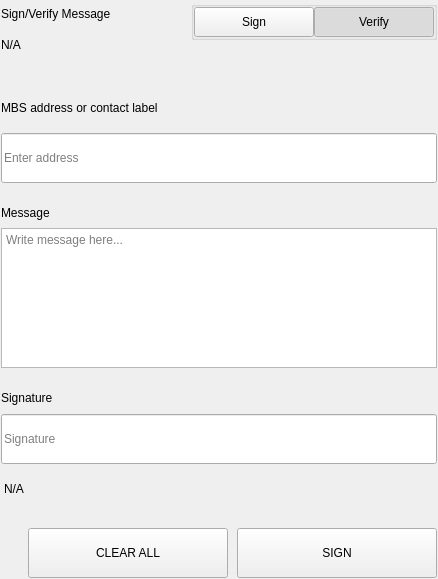
<?xml version="1.0" encoding="UTF-8"?>
<ui version="4.0">
 <class>SettingsSignMessageWidgets</class>
 <widget class="QWidget" name="SettingsSignMessageWidgets">
  <property name="geometry">
   <rect>
    <x>0</x>
    <y>0</y>
    <width>438</width>
    <height>579</height>
   </rect>
  </property>
  <property name="windowTitle">
   <string>Form</string>
  </property>
  <layout class="QVBoxLayout" name="verticalLayout">
   <property name="spacing">
    <number>0</number>
   </property>
   <property name="leftMargin">
    <number>0</number>
   </property>
   <property name="topMargin">
    <number>0</number>
   </property>
   <property name="rightMargin">
    <number>0</number>
   </property>
   <property name="bottomMargin">
    <number>0</number>
   </property>
   <item>
    <widget class="QWidget" name="left" native="true">
     <layout class="QVBoxLayout" name="verticalLayout_3">
      <property name="leftMargin">
       <number>0</number>
      </property>
      <property name="topMargin">
       <number>0</number>
      </property>
      <property name="rightMargin">
       <number>0</number>
      </property>
      <property name="bottomMargin">
       <number>0</number>
      </property>
      <item>
       <widget class="QWidget" name="container_sign" native="true">
        <layout class="QVBoxLayout" name="verticalLayout_2">
         <property name="spacing">
          <number>0</number>
         </property>
         <property name="leftMargin">
          <number>1</number>
         </property>
         <property name="topMargin">
          <number>1</number>
         </property>
         <property name="rightMargin">
          <number>1</number>
         </property>
         <property name="bottomMargin">
          <number>1</number>
         </property>
         <item>
          <layout class="QHBoxLayout" name="horizontalLayout_3" stretch="3,1">
           <property name="spacing">
            <number>40</number>
           </property>
           <item>
            <layout class="QVBoxLayout" name="verticalLayoutTitle">
             <property name="spacing">
              <number>5</number>
             </property>
             <item>
              <widget class="QLabel" name="labelTitle">
               <property name="text">
                <string>Sign/Verify Message</string>
               </property>
              </widget>
             </item>
             <item>
              <widget class="QLabel" name="labelSubtitle1">
               <property name="text">
                <string notr="true">N/A</string>
               </property>
               <property name="wordWrap">
                <bool>true</bool>
               </property>
              </widget>
             </item>
            </layout>
           </item>
           <item alignment="Qt::AlignRight|Qt::AlignTop">
            <widget class="QWidget" name="containerSwitch" native="true">
             <property name="styleSheet">
              <string notr="true">#containerSwitch{
	padding-top:9px;
}</string>
             </property>
             <layout class="QVBoxLayout" name="verticalLayout_6">
              <property name="spacing">
               <number>4</number>
              </property>
              <property name="leftMargin">
               <number>0</number>
              </property>
              <property name="topMargin">
               <number>0</number>
              </property>
              <property name="rightMargin">
               <number>0</number>
              </property>
              <property name="bottomMargin">
               <number>0</number>
              </property>
              <item alignment="Qt::AlignRight">
               <widget class="QGroupBox" name="groupBox">
                <property name="sizePolicy">
                 <sizepolicy hsizetype="Fixed" vsizetype="Preferred">
                  <horstretch>0</horstretch>
                  <verstretch>0</verstretch>
                 </sizepolicy>
                </property>
                <property name="title">
                 <string/>
                </property>
                <property name="alignment">
                 <set>Qt::AlignRight|Qt::AlignTop|Qt::AlignTrailing</set>
                </property>
                <layout class="QHBoxLayout" name="horizontalLayout_4">
                 <property name="spacing">
                  <number>0</number>
                 </property>
                 <property name="leftMargin">
                  <number>0</number>
                 </property>
                 <property name="topMargin">
                  <number>0</number>
                 </property>
                 <property name="rightMargin">
                  <number>0</number>
                 </property>
                 <property name="bottomMargin">
                  <number>0</number>
                 </property>
                 <item>
                  <widget class="QPushButton" name="pushSign">
                   <property name="minimumSize">
                    <size>
                     <width>120</width>
                     <height>30</height>
                    </size>
                   </property>
                   <property name="maximumSize">
                    <size>
                     <width>120</width>
                     <height>30</height>
                    </size>
                   </property>
                   <property name="focusPolicy">
                    <enum>Qt::NoFocus</enum>
                   </property>
                   <property name="text">
                    <string>Sign</string>
                   </property>
                   <property name="checkable">
                    <bool>true</bool>
                   </property>
                   <property name="autoExclusive">
                    <bool>true</bool>
                   </property>
                  </widget>
                 </item>
                 <item>
                  <widget class="QPushButton" name="pushVerify">
                   <property name="minimumSize">
                    <size>
                     <width>120</width>
                     <height>30</height>
                    </size>
                   </property>
                   <property name="maximumSize">
                    <size>
                     <width>120</width>
                     <height>30</height>
                    </size>
                   </property>
                   <property name="focusPolicy">
                    <enum>Qt::NoFocus</enum>
                   </property>
                   <property name="text">
                    <string>Verify</string>
                   </property>
                   <property name="checkable">
                    <bool>true</bool>
                   </property>
                   <property name="checked">
                    <bool>true</bool>
                   </property>
                   <property name="autoExclusive">
                    <bool>true</bool>
                   </property>
                  </widget>
                 </item>
                </layout>
               </widget>
              </item>
              <item alignment="Qt::AlignHCenter|Qt::AlignTop">
               <widget class="QLabel" name="labelSubtitleSwitch">
                <property name="text">
                 <string/>
                </property>
                <property name="alignment">
                 <set>Qt::AlignRight|Qt::AlignTrailing|Qt::AlignVCenter</set>
                </property>
               </widget>
              </item>
             </layout>
            </widget>
           </item>
          </layout>
         </item>
         <item>
          <spacer name="verticalSpacer_2">
           <property name="orientation">
            <enum>Qt::Vertical</enum>
           </property>
           <property name="sizeType">
            <enum>QSizePolicy::Fixed</enum>
           </property>
           <property name="sizeHint" stdset="0">
            <size>
             <width>20</width>
             <height>40</height>
            </size>
           </property>
          </spacer>
         </item>
         <item>
          <widget class="QWidget" name="containerAddress" native="true">
           <property name="sizePolicy">
            <sizepolicy hsizetype="Preferred" vsizetype="Fixed">
             <horstretch>0</horstretch>
             <verstretch>0</verstretch>
            </sizepolicy>
           </property>
           <layout class="QVBoxLayout" name="verticalLayout_5" stretch="0,0">
            <property name="spacing">
             <number>15</number>
            </property>
            <property name="leftMargin">
             <number>0</number>
            </property>
            <property name="topMargin">
             <number>0</number>
            </property>
            <property name="rightMargin">
             <number>0</number>
            </property>
            <property name="bottomMargin">
             <number>0</number>
            </property>
            <item>
             <widget class="QLabel" name="labelSubtitleAddress">
              <property name="minimumSize">
               <size>
                <width>0</width>
                <height>20</height>
               </size>
              </property>
              <property name="maximumSize">
               <size>
                <width>16777215</width>
                <height>20</height>
               </size>
              </property>
              <property name="text">
               <string>MBS address or contact label</string>
              </property>
             </widget>
            </item>
            <item>
             <widget class="QLineEdit" name="addressIn_SM">
              <property name="minimumSize">
               <size>
                <width>0</width>
                <height>50</height>
               </size>
              </property>
              <property name="maximumSize">
               <size>
                <width>16777215</width>
                <height>50</height>
               </size>
              </property>
              <property name="placeholderText">
               <string>Enter address</string>
              </property>
             </widget>
            </item>
           </layout>
          </widget>
         </item>
         <item>
          <spacer name="verticalSpacer_3">
           <property name="orientation">
            <enum>Qt::Vertical</enum>
           </property>
           <property name="sizeType">
            <enum>QSizePolicy::Fixed</enum>
           </property>
           <property name="sizeHint" stdset="0">
            <size>
             <width>20</width>
             <height>20</height>
            </size>
           </property>
          </spacer>
         </item>
         <item>
          <layout class="QVBoxLayout" name="verticalLayout_9">
           <property name="spacing">
            <number>5</number>
           </property>
           <item>
            <widget class="QLabel" name="labelSubtitleMessage">
             <property name="minimumSize">
              <size>
               <width>0</width>
               <height>20</height>
              </size>
             </property>
             <property name="maximumSize">
              <size>
               <width>16777215</width>
               <height>20</height>
              </size>
             </property>
             <property name="text">
              <string>Message</string>
             </property>
            </widget>
           </item>
           <item>
            <widget class="QPlainTextEdit" name="messageIn_SM">
             <property name="minimumSize">
              <size>
               <width>0</width>
               <height>140</height>
              </size>
             </property>
             <property name="maximumSize">
              <size>
               <width>16777215</width>
               <height>140</height>
              </size>
             </property>
             <property name="placeholderText">
              <string>Write message here...</string>
             </property>
            </widget>
           </item>
          </layout>
         </item>
         <item>
          <spacer name="verticalSpacer_4">
           <property name="orientation">
            <enum>Qt::Vertical</enum>
           </property>
           <property name="sizeType">
            <enum>QSizePolicy::Fixed</enum>
           </property>
           <property name="sizeHint" stdset="0">
            <size>
             <width>20</width>
             <height>20</height>
            </size>
           </property>
          </spacer>
         </item>
         <item>
          <widget class="QWidget" name="widget" native="true">
           <property name="minimumSize">
            <size>
             <width>0</width>
             <height>75</height>
            </size>
           </property>
           <property name="maximumSize">
            <size>
             <width>16777215</width>
             <height>16777215</height>
            </size>
           </property>
           <layout class="QVBoxLayout" name="verticalLayout_4">
            <property name="leftMargin">
             <number>0</number>
            </property>
            <property name="topMargin">
             <number>0</number>
            </property>
            <property name="rightMargin">
             <number>0</number>
            </property>
            <property name="bottomMargin">
             <number>0</number>
            </property>
            <item>
             <widget class="QLabel" name="labelSubtitleSignature">
              <property name="minimumSize">
               <size>
                <width>0</width>
                <height>20</height>
               </size>
              </property>
              <property name="maximumSize">
               <size>
                <width>16777215</width>
                <height>20</height>
               </size>
              </property>
              <property name="text">
               <string>Signature</string>
              </property>
             </widget>
            </item>
            <item>
             <widget class="QLineEdit" name="signatureOut_SM">
              <property name="minimumSize">
               <size>
                <width>0</width>
                <height>50</height>
               </size>
              </property>
              <property name="placeholderText">
               <string>Signature</string>
              </property>
             </widget>
            </item>
           </layout>
          </widget>
         </item>
         <item>
          <widget class="QLabel" name="statusLabel_SM">
           <property name="styleSheet">
            <string notr="true">padding-top:5px;</string>
           </property>
           <property name="text">
            <string notr="true">N/A</string>
           </property>
          </widget>
         </item>
         <item>
          <spacer name="verticalSpacer">
           <property name="orientation">
            <enum>Qt::Vertical</enum>
           </property>
           <property name="sizeType">
            <enum>QSizePolicy::Fixed</enum>
           </property>
           <property name="sizeHint" stdset="0">
            <size>
             <width>20</width>
             <height>20</height>
            </size>
           </property>
          </spacer>
         </item>
         <item>
          <layout class="QHBoxLayout" name="horizontalLayout_7">
           <property name="spacing">
            <number>9</number>
           </property>
           <item>
            <spacer name="horizontalSpacer_5">
             <property name="orientation">
              <enum>Qt::Horizontal</enum>
             </property>
             <property name="sizeType">
              <enum>QSizePolicy::Expanding</enum>
             </property>
             <property name="sizeHint" stdset="0">
              <size>
               <width>40</width>
               <height>20</height>
              </size>
             </property>
            </spacer>
           </item>
           <item>
            <widget class="QPushButton" name="pushButtonClear">
             <property name="minimumSize">
              <size>
               <width>200</width>
               <height>50</height>
              </size>
             </property>
             <property name="focusPolicy">
              <enum>Qt::NoFocus</enum>
             </property>
             <property name="text">
              <string>CLEAR ALL</string>
             </property>
            </widget>
           </item>
           <item>
            <widget class="QPushButton" name="pushButtonSave">
             <property name="minimumSize">
              <size>
               <width>200</width>
               <height>50</height>
              </size>
             </property>
             <property name="maximumSize">
              <size>
               <width>200</width>
               <height>50</height>
              </size>
             </property>
             <property name="focusPolicy">
              <enum>Qt::NoFocus</enum>
             </property>
             <property name="text">
              <string>SIGN</string>
             </property>
            </widget>
           </item>
          </layout>
         </item>
        </layout>
       </widget>
      </item>
     </layout>
    </widget>
   </item>
  </layout>
 </widget>
 <resources/>
 <connections/>
</ui>
